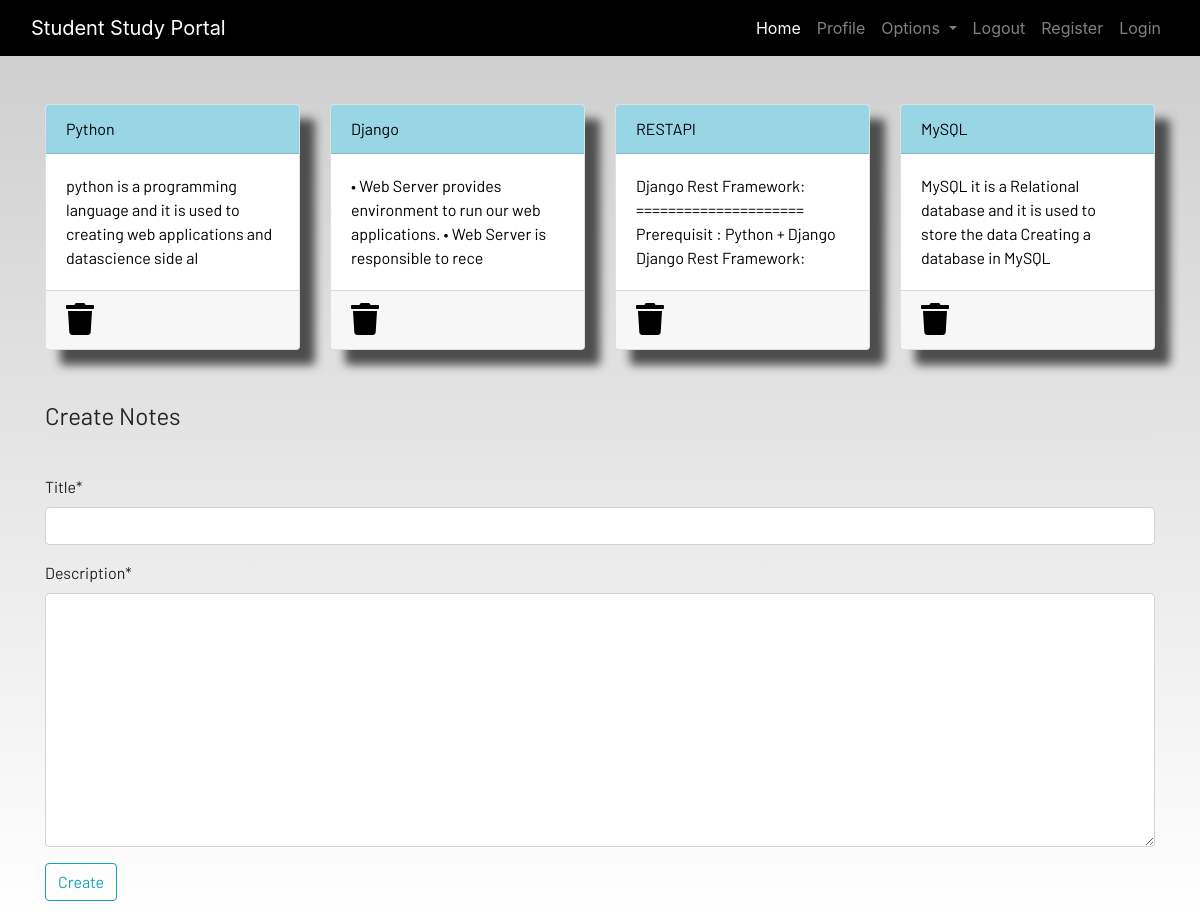
Screenshot of /notes (signed in) with the database file from the repository.
### dashboard/models.py (models this page shows, shortened)
class Notes(models.Model):
    user=models.ForeignKey(User,on_delete=models.CASCADE)
    title=models.CharField(max_length=200)
    description=models.TextField()
    class Meta:
        verbose_name="notes"
        verbose_name_plural="notes"

### dashboard/views.py (the view)
# urls.py: path('notes', views.notes,name="notes"),
def notes(request):
    if request.method=="POST":
        form=NotesForm(request.POST)
        if form.is_valid():
            notes=Notes(user=request.user,title=request.POST['title'],description=request.POST['description'])
            notes.save()
        messages.success(request,f"Notes Added from {request.user.username} Successfully!!")
    form=NotesForm()
    notes=Notes.objects.filter(user=request.user)
    return render(request,'dashboard/notes.html',context={"notes":notes,"form":form})

### dashboard/forms.py
class NotesForm(forms.ModelForm):
    class Meta:
        model=Notes
        fields=['title','description']

### dashboard/templates/dashboard/notes.html (shortened to what this page needs)
{% extends 'dashboard/base.html' %}
{% load static %}
{% load crispy_forms_tags %}
{% block content %}
<div class="container">
    <div class="row">
        {% for note in notes %}
        <div class="col-md-3">
            <a href="{% url 'notes-detail' note.id %}">
                <div class="card">
                    <div class="card-header">{{note.title}}</div>
                    <div class="card-body">{{note.description|slice:"0:100"}}</div>
                    <div class="card-footer mt-auto "><a href="{%  url 'delete-note' note.id %}">
                        <i class="fa fa-trash fa-2x"></i></a>
                    </div>
                </div>
            </a>
        </div>
        {% endfor %}
        <br><br>
    </div>
</div>
<br><br>
<div class="container">
    <form method="POST">
        <fieldset class="form-group">
            <legend class="border-bottom mb-4">Create Notes</legend>
        </fieldset>
        {{ form|crispy }}
        <div class="form-group">
            <button href="" class="btn btn-outline-info" type="submit">
                Create
            </button>
        </div>
    </form>
</div>
{% endblock content %}

### dashboard/templates/dashboard/base.html (shortened to what this page needs)
<!DOCTYPE html>
{% load static %}
<html lang="en">
<head>
  <link rel="stylesheet" href="https://stackpath.bootstrapcdn.com/bootstrap/4.3.1/css/bootstrap.min.css"
 />
  <link rel="stylesheet" href="https://use.fontawesome.com/releases/v5.7.2/css/all.css"
 />
  <link rel="stylesheet" href="{% static 'css/main.css' %}" />
</head>
<body>
  <header>
    <nav class="navbar navbar-expand-lg navbar-dark bg-dark">
      <div class="container-fluid">
        <a class="navbar-brand" href="/">Student Study Portal</a>
        <div class="collapse navbar-collapse justify-content-end" id="navbarSupportedContent">
          <ul class="navbar-nav mb-2 mb-lg-0">
            <li class="nav-item">
              <a class="nav-link active" aria-current="page" href="/">Home</a>
            </li>
            <li class="nav-item">
              <a class="nav-link" href="profile">Profile</a>
            </li>
            <li class="nav-item dropdown">
              <a class="nav-link dropdown-toggle" href="#" id="navbarDropdown" role="button" data-toggle="dropdown"
                aria-haspopup="true" aria-expanded="false">
                Options
              </a>
            </li>
            <li class="nav-item">
              <a class="nav-link" href="/logout">Logout</a>
            </li>
            <li class="nav-item">
              <a class="nav-link" href="/register">Register</a>
            </li>
            <li class="nav-item">
              <a class="nav-link" href="/login">Login</a>
            </li>
          </ul>
        </div>
      </div>
    </nav>
  </header>
  <br /><br />
  <main>
    {% block content %}
    {% endblock content %}
  </main>
</body>
</html>

### static/css/main.css (style rules this page uses)
html { scroll-behavior: smooth; height: 100%; width: 100%; }
main { font-family: Barlow, Quicksand, Rubik, sans-serif, serif, 'Times New Roman', Times, serif !important; }
.navbar { background-color: rgb(0, 0, 0) !important; }
.card { box-shadow: 15px 15px 10px rgb(78, 77, 77); }
a { text-decoration: none !important; color: black; }
.card-header { color: black !important; background: rgb(152, 214, 230) !important; transition: 0.3s ease-in; }
html, body { max-width: 100%; overflow-x: hidden; height: 100%; width: 100%; }
body { background: linear-gradient(rgba(0, 0, 0, 0.2), rgba(255, 255, 255, 0.5)); overflow-x: hidden; background-repeat: no-repeat; }
.card-header { background-color: rgb(133, 204, 231); }
.col-md-3 .card { width: 100%; height: 100%; }
.fa { color: black; }

### rows the page displays
Notes: title "Python", description "python is a programming language and it is used to creating web applications and datascience side al"
Notes: title "Django", description "• Web Server provides environment to run our web applications. • Web Server is responsible to rece"
Notes: title "RESTAPI", description "Django Rest Framework: ===================== Prerequisit : Python + Django Django Rest Framework:"
Notes: title "MySQL", description "MySQL it is a Relational database and it is used to store the data Creating a database in MySQL"
